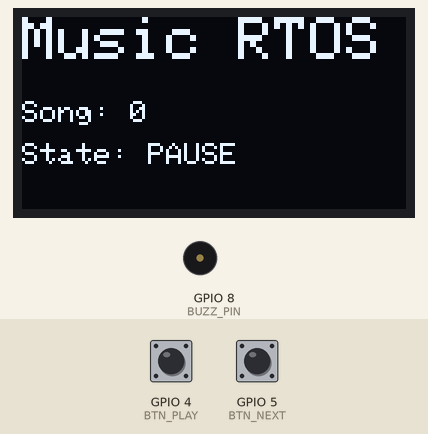
Bench run of a program on a simulated ESP32-S3. On the bench: 128×64 one-colour display, buzzer (waves = sounding). The inputs (shaded band) are chosen by the test bench; at power-on: GPIO 4 (BTN_PLAY) HIGH, GPIO 5 (BTN_NEXT) HIGH.

Above: at 1.2 s.
1.3 s: GPIO 4 (BTN_PLAY) pulled LOW for 0.15 s
At 1.7 s:
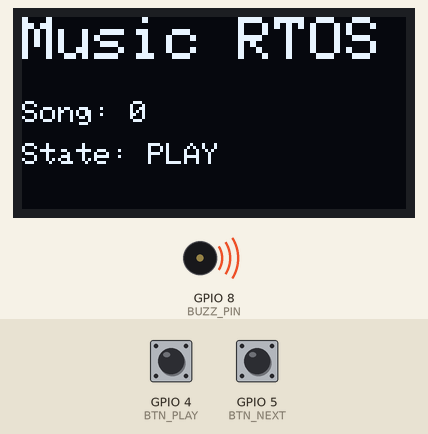
4.4 s: GPIO 5 (BTN_NEXT) pulled LOW for 0.15 s
At 5.0 s:
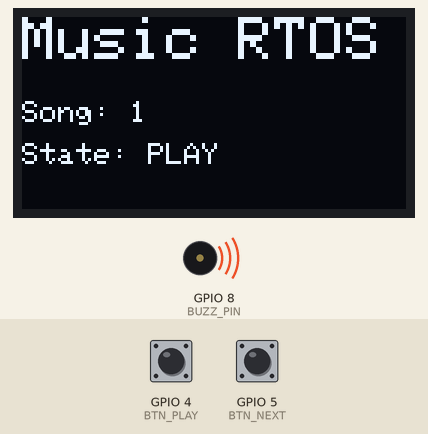
7.5 s: GPIO 4 (BTN_PLAY) pulled LOW for 1 s
At 8.3 s:
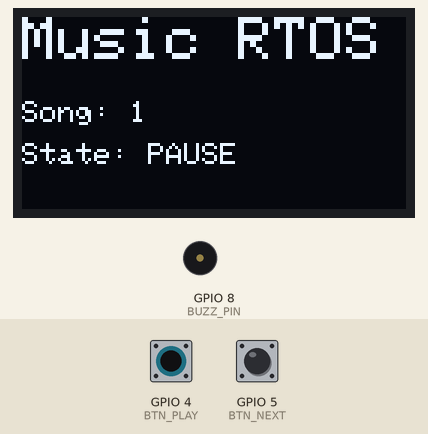
10.0 s: GPIO 5 (BTN_NEXT) pulled LOW for 1 s
At 10.5 s:
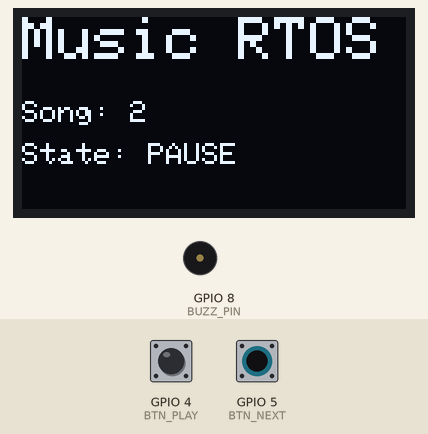
12.5 s: GPIO 4 (BTN_PLAY) pulled LOW for 0.15 s
At 12.62 s:
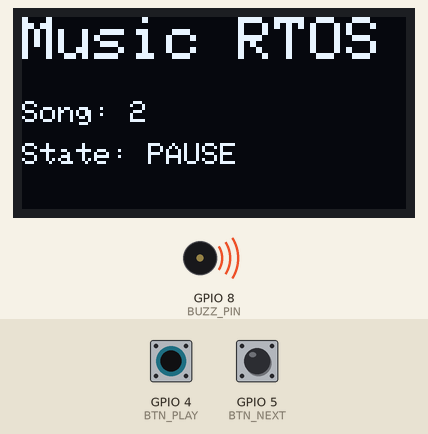
14.2 s: GPIO 4 (BTN_PLAY) pulled LOW for 3.2 s
At 14.9 s:
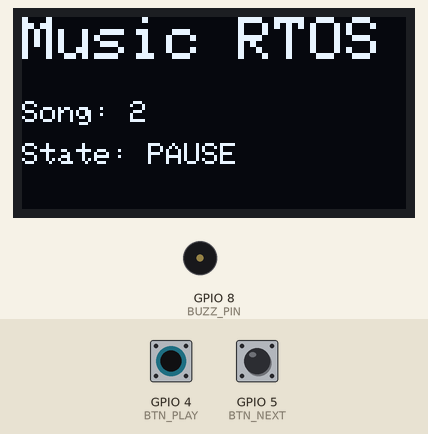
Timing chart, 0 to 17.2 s (numbered marks = the images above; inputs shaded):
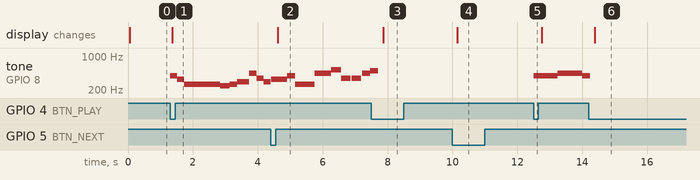

Measured:
- after the input at 1.3 s, tone on GPIO 8 (BUZZ_PIN): plays 392 Hz for 0.22 s, 330 Hz for 0.22 s, 262 Hz for 1.1 s, 247 Hz for 0.30 s, 262 Hz for 0.22 s, 294 Hz for 0.38 s … (9 notes in this stretch), starting at once; the display: changes after 0.06 s (image 1)
- after the input at 4.4 s, the display: changes after 0.21 s (image 2)
- after the input at 7.5 s, the display: changes after 0.37 s (image 3)
- after the input at 10.0 s, the display: changes after 0.15 s (image 4)
- after the input at 12.5 s, tone on GPIO 8 (BUZZ_PIN): silent → 392 Hz at once, → 440 Hz 0.75 s later, → 392 Hz 0.75 s later
- after the input at 14.2 s, the display: changes after 0.18 s (image 6)

The program:

main.cpp
```cpp
// =====================================================
// ESP32-S3 SIMPLE MUSIC PLAYER (RTOS DEMO)
// FEATURES: Multicore, Queue, Mutex, ISR Button
// COMPONENTS: Buzzer, 2 Buttons, OLED SSD1306
// =====================================================

#include <Arduino.h>
#include <Wire.h>
#include <Adafruit_GFX.h>
#include <Adafruit_SSD1306.h>

// -----------------------------------------------------
// PIN MAP
#define BTN_PLAY   4
#define BTN_NEXT   5
#define BUZZ_PIN   8
#define SDA_PIN   10
#define SCL_PIN   11

// -----------------------------------------------------
// GLOBALS
Adafruit_SSD1306 oled(128, 64, &Wire, -1);

QueueHandle_t cmdQ = NULL;        // Queue dari ISR → PlayerTask
SemaphoreHandle_t i2cMtx = NULL;  // Mutex proteksi OLED

enum CmdType { CMD_PLAYPAUSE = 0, CMD_NEXT = 1 };

struct Cmd {
  CmdType type;
};

volatile bool isPlaying = false;
volatile int currentSong = 0;

// -----------------------------------------------------
// ISR BUTTONS (minimal work in ISR)
void IRAM_ATTR isrPlay() {
  if (!cmdQ) return; // safety
  Cmd c{CMD_PLAYPAUSE};
  BaseType_t hp = pdFALSE;
  xQueueSendFromISR(cmdQ, &c, &hp);
  if (hp) portYIELD_FROM_ISR();
}

void IRAM_ATTR isrNext() {
  if (!cmdQ) return; // safety
  Cmd c{CMD_NEXT};
  BaseType_t hp = pdFALSE;
  xQueueSendFromISR(cmdQ, &c, &hp);
  if (hp) portYIELD_FROM_ISR();
}

// -----------------------------------------------------
// MELODY DATA
struct Note { int f; int d; };

Note song0[] = {
  // bar 1: 5 3 1 1 1 - 1 1 7. 1 2
  {392,220}, {330,220}, {262,220}, {262,220}, {262,220},
  {262,220}, {262,220}, {247,300}, {262,220}, {294,380},

  // bar 2: 6 4 2 2 2 - 2 2 1 2 3
  {440,220}, {349,220}, {294,220}, {294,220}, {294,220},
  {294,220}, {294,220}, {262,220}, {294,220}, {330,380},

  // bar 3: 1 3 5 5 5 - 6 5 6 7 1' 1'
  {262,220}, {330,220}, {392,220}, {392,220}, {392,220},
  {440,220}, {392,220}, {440,220}, {494,220}, {523,420}, {523,420},

  // bar 4: 1 1 6 5 5 5 - 4 3 3 2 2 1 1
  {262,220}, {262,220}, {440,220}, {392,220}, {392,220}, {392,220},
  {349,220}, {330,220}, {330,220}, {294,220}, {294,220}, {262,420}, {262,420},

  {0,0}
};

Note song1[] = {
  // 3 3 5 1 1
  {330,250}, {330,250}, {392,250}, {262,300}, {262,300},

  // 6 6 1' 4 4
  {440,250}, {440,250}, {523,300}, {349,300}, {349,300},

  // 6 7 5 6 - 7 2' 1' 1'
  {440,250}, {494,250}, {392,250}, {440,250},
  {494,250}, {587,300}, {523,400}, {523,400},

  {0,0}
};

Note song2[] = {
  // bar 1: 5 5 5 6 -  6 6 5 -  6 4 5 5
  {392,250}, {392,250}, {392,250}, {440,250},
  {440,250}, {440,250}, {392,250},
  {440,250}, {349,300}, {392,300}, {392,300},

  // bar 2: 5 1' 1' 1' - 7 6 5 5 - 2' 1' 1'
  {392,250}, {523,300}, {523,300}, {523,300},
  {494,300}, {440,250}, {392,250}, {392,250},
  {587,300}, {523,300}, {523,300},

  // bar 3: 3 4 4 3 - 2 2' 1' 1' 1' - 6 1' 7 2' 1' 1' 1'
  {329,250}, {349,250}, {349,250}, {329,250},
  {293,250}, {587,300}, {523,300}, {523,300}, {523,300},
  {440,250}, {523,300}, {494,300}, {587,300}, {523,400}, {523,400}, {523,400},

  {0,0}
};

Note* songs[] = { song0, song1, song2 };
const int songCount = sizeof(songs) / sizeof(songs[0]);

// -----------------------------------------------------
// SIMPLE TONE FUNCTION FOR ESP32-S3
void playTone(int frequency, int duration) {
  if (frequency <= 0) {
    noTone(BUZZ_PIN);
    delay(duration);
    return;
  }

  tone(BUZZ_PIN, frequency, duration);
  delay(duration);
  noTone(BUZZ_PIN);
}

// -----------------------------------------------------
// PLAYER TASK (CORE 1)
void PlayerTask(void *) {
  Cmd cmd;

  for (;;) {
    // Jika tidak playing → tunggu command
    if (!isPlaying) {
      if (xQueueReceive(cmdQ, &cmd, portMAX_DELAY) == pdTRUE) {
        if (cmd.type == CMD_PLAYPAUSE) {
          isPlaying = true;
        } else if (cmd.type == CMD_NEXT) {
          // advance to next song (fixed: increment)
          currentSong = (currentSong + 1) % songCount;
        }
      }
    }

    // Jika playing → jalankan lagu
    if (isPlaying) {
      Note* s = songs[currentSong];
      for (int i = 0; s[i].d != 0; i++) {
        // cek command tanpa blok
        if (xQueueReceive(cmdQ, &cmd, 0) == pdTRUE) {
          if (cmd.type == CMD_PLAYPAUSE) {
            isPlaying = false;
            noTone(BUZZ_PIN);
            break;
          }
          if (cmd.type == CMD_NEXT) {
            currentSong = (currentSong + 1) % songCount;
            noTone(BUZZ_PIN);
            break;
          }
        }

        // Play note using simple tone function
        playTone(s[i].f, s[i].d);
      }
      noTone(BUZZ_PIN);
    }

    vTaskDelay(pdMS_TO_TICKS(10));
  }
}

// -----------------------------------------------------
// OLED TASK (CORE 0)
void OledTask(void *) {
  Wire.begin(SDA_PIN, SCL_PIN);

  if (!oled.begin(SSD1306_SWITCHCAPVCC, 0x3C)) {
    Serial.println("OLED FAIL");
    vTaskDelete(NULL);
  }

  for (;;) {
    if (i2cMtx && xSemaphoreTake(i2cMtx, portMAX_DELAY) == pdTRUE) {
      oled.clearDisplay();
      oled.setTextColor(SSD1306_WHITE);
      oled.setTextSize(2);
      oled.setCursor(0,0);
      oled.println("Music RTOS");

      oled.setTextSize(1);
      oled.setCursor(0,28);
      oled.printf("Song: %d\n", currentSong);
      oled.setCursor(0,42);
      oled.printf("State: %s", isPlaying ? "PLAY" : "PAUSE");

      oled.display();
      xSemaphoreGive(i2cMtx);
    }
    vTaskDelay(pdMS_TO_TICKS(300));
  }
}

// -----------------------------------------------------
// SETUP
void setup() {
  Serial.begin(115200);

  // create RTOS primitives first (safe to attach ISR afterwards)
  cmdQ = xQueueCreate(10, sizeof(Cmd));
  i2cMtx = xSemaphoreCreateMutex();

  pinMode(BTN_PLAY, INPUT_PULLUP);
  pinMode(BTN_NEXT, INPUT_PULLUP);
  pinMode(BUZZ_PIN, OUTPUT);

  // attach ISRs after queue created
  attachInterrupt(digitalPinToInterrupt(BTN_PLAY), isrPlay, FALLING);
  attachInterrupt(digitalPinToInterrupt(BTN_NEXT), isrNext, FALLING);

  // create tasks
  xTaskCreatePinnedToCore(PlayerTask, "PLAYER", 4096, NULL, 2, NULL, 1);
  xTaskCreatePinnedToCore(OledTask,   "OLED",   4096, NULL, 1, NULL, 0);
}

void loop() {}
```
